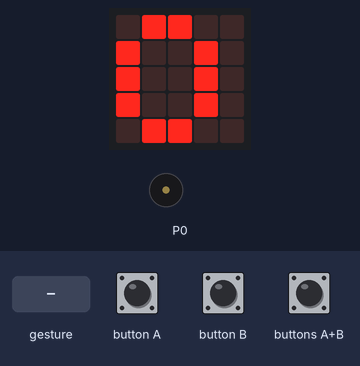
Recording of a program running on a simulated BBC micro:bit (MakeCode). Shown: the board's 5×5 LED display, buzzer (waves = sounding). Inputs (shaded band) come from the test bench. A tilt is held for 1.5 s and a shake lasts 1 s, then the board lies face up again.

Above: at 6.3 s.
6.4 s: gesture 'shake'
At 8.0 s:
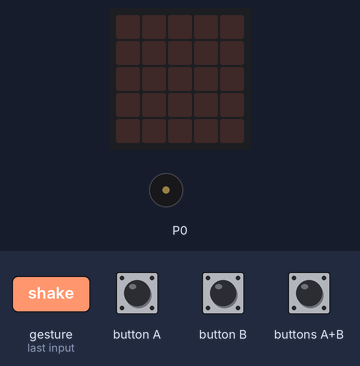
8.7 s: buttons A+B pressed for 1 s
At 12.1 s:
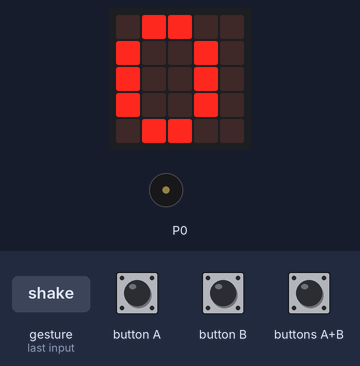
Timing chart, 0 to 13.6 s (numbered marks = the images above; inputs shaded):
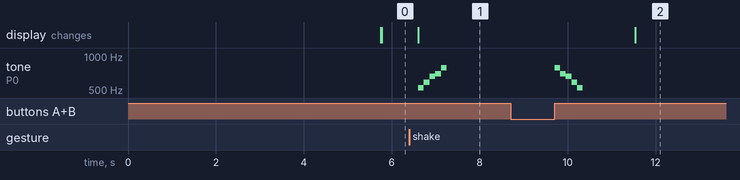

The program:

main.ts
```typescript
input.onGesture(Gesture.Shake, function () {
    Passi += 1
    music.startMelody(music.builtInMelody(Melodies.JumpUp), MelodyOptions.Once)
    led.stopAnimation()
})
input.onButtonPressed(Button.AB, function () {
    Passi = 0
    music.startMelody(music.builtInMelody(Melodies.JumpDown), MelodyOptions.Once)
})
let Passi = 0
Passi = 0
basic.forever(function () {
    basic.showNumber(Passi)
    basic.pause(5000)
    basic.clearScreen()
})
```

test.ts
```typescript
// i test vanno qui; questi non saranno compilati quando questo pacchetto viene usato come estensione.
```

Measured:
- after the input at 6.4 s, tone on P0: plays 523 Hz for 0.13 s, 587 Hz for 0.13 s, 659 Hz for 0.13 s, 698 Hz for 0.13 s, 784 Hz for 0.13 s, starting after 0.20 s; the display: changes after 0.20 s (image 1)
- after the input at 8.7 s, tone on P0: plays 784 Hz for 0.13 s, 698 Hz for 0.13 s, 659 Hz for 0.13 s, 587 Hz for 0.13 s, 523 Hz for 0.13 s, starting after 1.0 s; the display: changes after 2.8 s (image 2)
